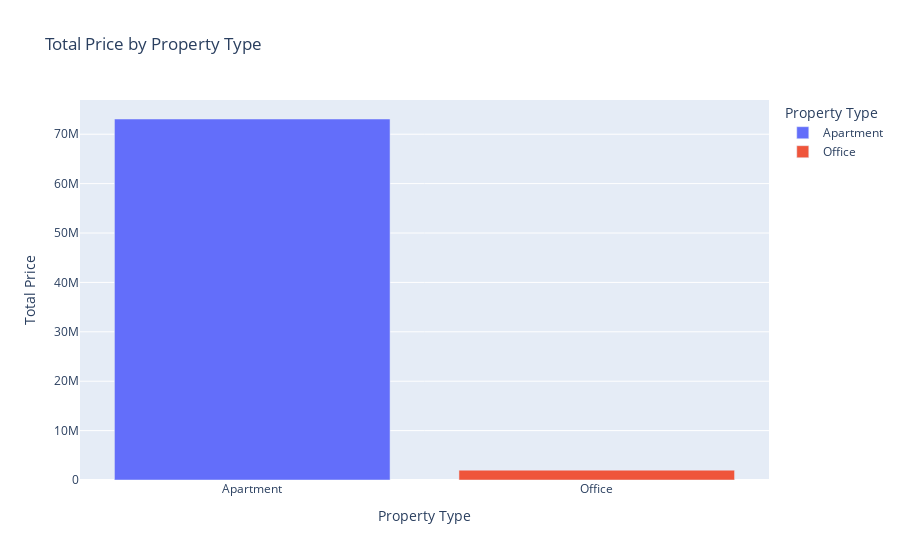

Write notebook code for a chart like this one.
### Markdown cell above
## Total revenue of the sold properties by the property type

### Code cell
# Group by 'type' and sum the prices
total_price_by_type = Realstate.groupby('type')['price'].sum().reset_index()

fig = px.bar(total_price_by_type, x='type', y='price', 
             title='Total Price by Property Type', 
             labels={'price': 'Total Price', 'type': 'Property Type'},
             color='type', 
             color_discrete_sequence=px.colors.qualitative.Plotly)
fig.show()

### Figure 1 — Plotly figure (JSON) as saved in the notebook; plotly's stock layout.template omitted (floating-point values rounded to 4 significant figures)
{"data": [{"alignmentgroup": "True", "hovertemplate": "Property Type=%{x}<br>Total Price=%{y}<extra></extra>", "legendgroup": "Apartment", "marker": {"color": "#636EFA", "pattern": {"shape": ""}}, "name": "Apartment", "offsetgroup": "Apartment", "orientation": "v", "showlegend": true, "textposition": "auto", "type": "bar", "x": ["Apartment"], "xaxis": "x", "y": [73080000.0], "yaxis": "y"}, {"alignmentgroup": "True", "hovertemplate": "Property Type=%{x}<br>Total Price=%{y}<extra></extra>", "legendgroup": "Office", "marker": {"color": "#EF553B", "pattern": {"shape": ""}}, "name": "Office", "offsetgroup": "Office", "orientation": "v", "showlegend": true, "textposition": "auto", "type": "bar", "x": ["Office"], "xaxis": "x", "y": [1990000.0], "yaxis": "y"}], "layout": {"autosize": true, "barmode": "relative", "legend": {"title": {"text": "Property Type"}, "tracegroupgap": 0}, "title": {"text": "Total Price by Property Type"}, "xaxis": {"anchor": "y", "autorange": true, "categoryarray": ["Apartment", "Office"], "categoryorder": "array", "domain": [0, 1], "range": [-0.5, 1.5], "title": {"text": "Property Type"}, "type": "category"}, "yaxis": {"anchor": "x", "autorange": true, "domain": [0, 1], "range": [0, 76930000.0], "title": {"text": "Total Price"}, "type": "linear"}}}
